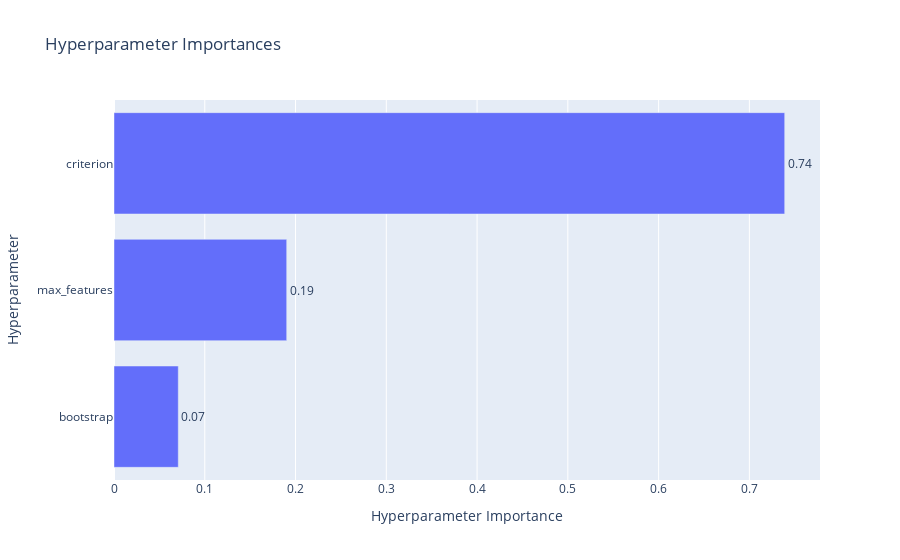

The code cell stored with this chart in its notebook:
### Code cell
evaluator = MeanDecreaseImpurityImportanceEvaluator()
plot_param_importances(study, evaluator=evaluator)

### Figure 1 — Plotly figure (JSON) as saved in the notebook; plotly's stock layout.template omitted (floating-point values rounded to 4 significant figures)
{"data": [{"cliponaxis": false, "hovertemplate": ["bootstrap (CategoricalDistribution): 0.07081706185873612<extra></extra>", "max_features (CategoricalDistribution): 0.19026867207402054<extra></extra>", "criterion (CategoricalDistribution): 0.7389142660672433<extra></extra>"], "name": "Objective Value", "orientation": "h", "text": ["0.07", "0.19", "0.74"], "textposition": "outside", "type": "bar", "x": [0.07082, 0.1903, 0.7389], "y": ["bootstrap", "max_features", "criterion"]}], "layout": {"title": {"text": "Hyperparameter Importances"}, "xaxis": {"title": {"text": "Hyperparameter Importance"}}, "yaxis": {"title": {"text": "Hyperparameter"}}}}
